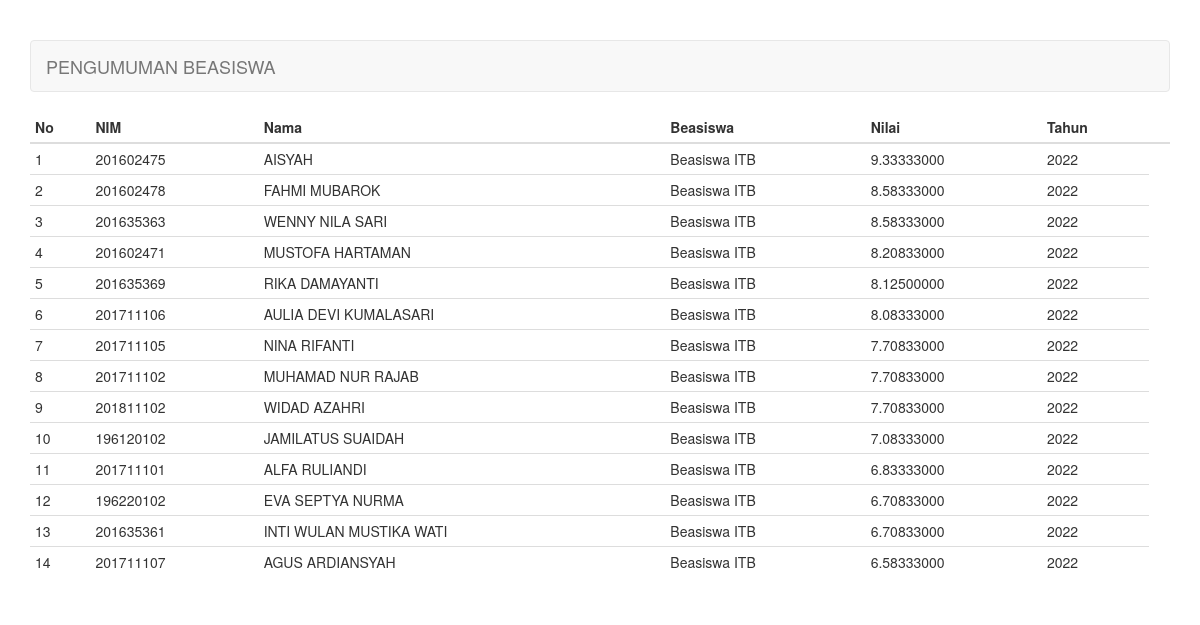
Screenshot of /pengumuman.php (signed in) with the database file from the repository.
### tables this page shows
CREATE TABLE `hasil` (
  `kd_hasil` int(11) NOT NULL,
  `kd_beasiswa` int(11) NOT NULL,
  `nim` char(9) NOT NULL,
  `nilai` float DEFAULT NULL,
  `tahun` char(4) DEFAULT NULL
);

CREATE TABLE `mahasiswa` (
  `nim` char(9) NOT NULL,
  `nama` varchar(30) NOT NULL,
  `alamat` varchar(100) DEFAULT NULL,
  `jenis_kelamin` enum('Laki-laki','Perempuan') DEFAULT NULL,
  `tahun_mengajukan` char(4) NOT NULL
);

CREATE TABLE `beasiswa` (
  `kd_beasiswa` int(11) NOT NULL,
  `nama` varchar(50) DEFAULT NULL
);

### pengumuman.php (the view, shortened to what this page needs)
<?php
require_once "config.php";
?>
<!DOCTYPE html>
<html lang="en">
<head>
    <link rel="stylesheet" href="assets/css/bootstrap.min.css">
</head>
<body>
    <div class="container">
        <nav class="navbar navbar-default">
            <div class="container-fluid">
                <div class="navbar-header">
                    <a class="navbar-brand" href="#">PENGUMUMAN BEASISWA</a>
                </div>
            </div>
        </nav>
        <div class="row">
            <div class="col-md-12">
							<div class="row">
								<div class="col-md-12">
									<table class="table table-condensed">
			                <thead>
			                    <tr>
			                        <th>No</th>
			                        <th>NIM</th>
            									<th>Nama</th>
            									<th>Beasiswa</th>
			                        <th>Nilai</th>
			                        <th>Tahun</th>
			                        <th></th>
			                    </tr>
			                </thead>
			                <tbody>
			                    <?php $no = 1; ?>
			                    <?php if ($query = $connection->query("SELECT b.nama AS beasiswa, a.nim, a.nilai, a.tahun, c.nama FROM hasil a JOIN beasiswa b USING(kd_beasiswa) JOIN mahasiswa c ON a.nim=c.nim")): ?>
			                        <?php while($row = $query->fetch_assoc()): ?>
			                        <tr>
			                            <td><?=$no++?></td>
              										<td><?=$row["nim"]?></td>
              										<td><?=$row["nama"]?></td>
			                            <td><?=$row["beasiswa"]?></td>
			                            <td><?=number_format((float) $row["nilai"], 8, '.', '')?></td>
			                            <td><?=$row['tahun']?></td>
			                        </tr>
			                        <?php endwhile ?>
			                    <?php endif ?>
			                </tbody>
			            </table>
								</div>
							</div>
            </div>
        </div>
    </div>
</body>
</html>

### pengumuman.php (style rules this page uses)
body { margin-top: 40px; }

### rows the page displays
hasil: nim "201602475", nim.nama "AISYAH", kd_beasiswa.nama "Beasiswa ITB", nilai "9.33333000", tahun "2022"
hasil: nim "201602478", nim.nama "FAHMI MUBAROK", kd_beasiswa.nama "Beasiswa ITB", nilai "8.58333000", tahun "2022"
hasil: nim "201635363", nim.nama "WENNY NILA SARI", kd_beasiswa.nama "Beasiswa ITB", nilai "8.58333000", tahun "2022"
hasil: nim "201602471", nim.nama "MUSTOFA HARTAMAN", kd_beasiswa.nama "Beasiswa ITB", nilai "8.20833000", tahun "2022"
hasil: nim "201635369", nim.nama "RIKA DAMAYANTI", kd_beasiswa.nama "Beasiswa ITB", nilai "8.12500000", tahun "2022"
hasil: nim "201711106", nim.nama "AULIA DEVI KUMALASARI", kd_beasiswa.nama "Beasiswa ITB", nilai "8.08333000", tahun "2022"
hasil: nim "201711105", nim.nama "NINA RIFANTI", kd_beasiswa.nama "Beasiswa ITB", nilai "7.70833000", tahun "2022"
hasil: nim "201711102", nim.nama "MUHAMAD NUR RAJAB", kd_beasiswa.nama "Beasiswa ITB", nilai "7.70833000", tahun "2022"
hasil: nim "201811102", nim.nama "WIDAD AZAHRI", kd_beasiswa.nama "Beasiswa ITB", nilai "7.70833000", tahun "2022"
hasil: nim "196120102", nim.nama "JAMILATUS SUAIDAH", kd_beasiswa.nama "Beasiswa ITB", nilai "7.08333000", tahun "2022"
hasil: nim "201711101", nim.nama "ALFA RULIANDI", kd_beasiswa.nama "Beasiswa ITB", nilai "6.83333000", tahun "2022"
hasil: nim "196220102", nim.nama "EVA SEPTYA NURMA", kd_beasiswa.nama "Beasiswa ITB", nilai "6.70833000", tahun "2022"
hasil: nim "201635361", nim.nama "INTI WULAN MUSTIKA WATI", kd_beasiswa.nama "Beasiswa ITB", nilai "6.70833000", tahun "2022"
hasil: nim "201711107", nim.nama "AGUS ARDIANSYAH", kd_beasiswa.nama "Beasiswa ITB", nilai "6.58333000", tahun "2022"
